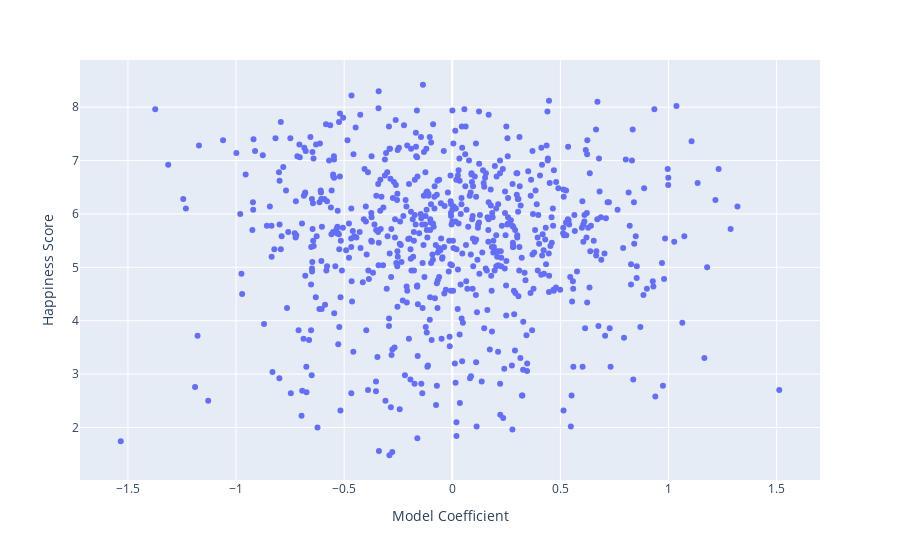

The notebook cell saved with this chart:
### Code cell
fig

### Figure 1 — Plotly figure (JSON) as saved in the notebook; plotly's stock layout.template omitted (floating-point values rounded to 4 significant figures; data arrays with more than 128 entries replaced by an {"elided": "..."} marker saying what was removed)
{"data": [{"customdata": {"elided": "690x1 str values"}, "hovertemplate": "Model Coefficient=%{x}<br>Happiness Score=%{y}<br>Feature=%{customdata[0]}<extra></extra>", "legendgroup": "", "marker": {"color": "#636efa", "symbol": "circle"}, "mode": "markers", "name": "", "orientation": "v", "showlegend": false, "type": "scatter", "x": {"elided": "690 float values"}, "xaxis": "x", "y": {"elided": "690 float values"}, "yaxis": "y"}], "layout": {"legend": {"tracegroupgap": 0}, "margin": {"t": 60}, "xaxis": {"anchor": "y", "domain": [0, 1], "title": {"text": "Model Coefficient"}}, "yaxis": {"anchor": "x", "domain": [0, 1], "title": {"text": "Happiness Score"}}}}
